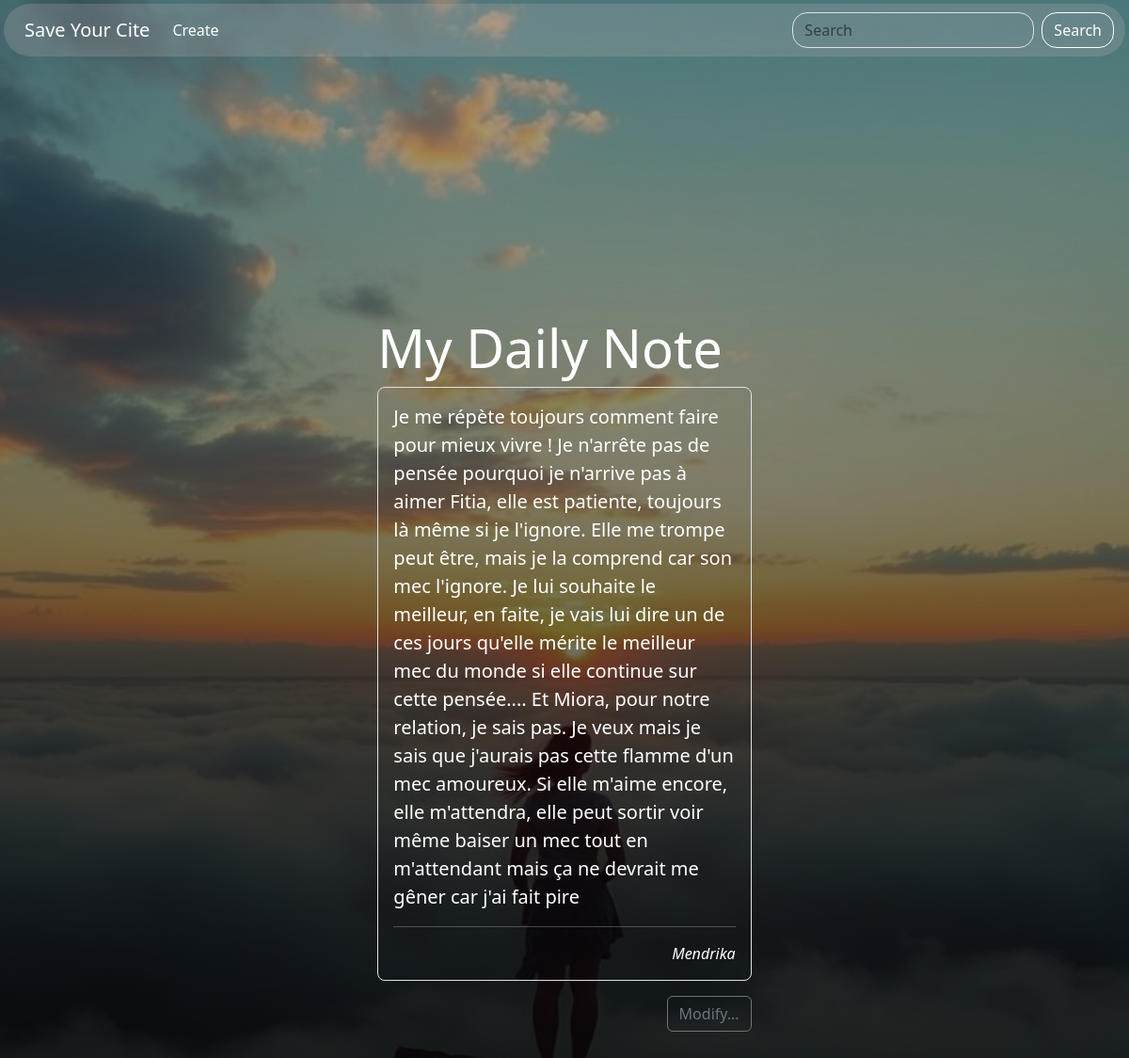
Screenshot of /show.php?view=15 with the database file from the repository.
### tables this page shows
CREATE TABLE "citations" (
	"id"	INTEGER NOT NULL,
	"title"	TEXT NOT NULL,
	"author"	TEXT DEFAULT 'Unknow',
	"desc"	INTEGER,
	"pict"	TEXT,
	"cite"	TEXT,
	PRIMARY KEY("id" AUTOINCREMENT)
);

### show.php (the view, shortened to what this page needs)
<?php
$pdo = connexion();
$request = "SELECT * FROM citations WHERE id = :i";
$stmt = $pdo->prepare($request);
$stmt->execute(["i" => $_GET["view"]]);
$cite = $stmt->fetch();
?>
<!DOCTYPE html>
<html lang="fr">
<head>
    <link rel="stylesheet" href="./assets/bootstrap/bootstrap.min.css">
    <link rel="stylesheet" href="./assets/css/features.css">
</head>
<body>
    <?php require_once "./header.php" ?>
    <main class="flex-shrink-0 m-2">
        <div class="col-md-5 p-lg-5 mx-auto my-5">
            <h1 class="display-4 fw-normal text-white"> <?= $cite["title"] ?> </h1>
            <div class="lead fw-normal text-white border p-3 rounded rounded-3">
                <p>
                    <?= $cite["cite"] ?>
                </p>
                <hr>
                <div class="d-flex justify-content-end">
                    <cite style="font-size: medium;"><?= $cite["author"] ?></cite>
                </div>
            </div>
            <div class="d-flex justify-content-end pt-3">
                <a class="btn btn-outline-secondary" href="citation/update.php?id=<?= $cite["id"] ?>">Modify...</a>
            </div>
        </div>
    </main>
</body>
</html>

### rows the page displays
citations: title "My Daily Note", cite "Je me répète toujours comment faire pour mieux vivre ! Je n'arrête pas de pensée pourquoi je n'arrive pas à aimer Fitia, elle est patiente, toujours là même si je l'ignore. Elle me trompe peut être, mais je la comprend car son mec l'ignore. Je lui souhaite le meilleur, en faite, je vais lui dire un de ces jours qu'elle mérite le meilleur mec du monde si elle continue sur cette pensée.... Et Miora, pour notre relation, je sais pas. Je veux mais je sais que j'aurais pas cette flamme d'un mec amoureux. Si elle m'aime encore, elle m'attendra, elle peut sortir voir même baiser un mec tout en m'attendant mais ça ne devrait me gêner car j'ai fait pire", author "Mendrika"
